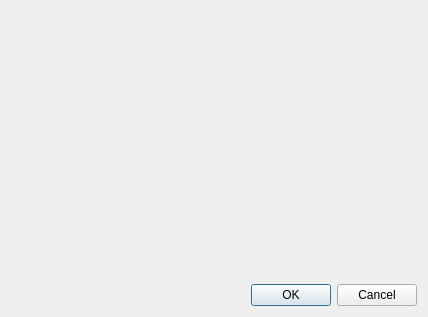
<?xml version="1.0" encoding="UTF-8"?>
<ui version="4.0">
 <class>DataTruncateDialog</class>
 <widget class="QDialog" name="DataTruncateDialog">
  <property name="geometry">
   <rect>
    <x>0</x>
    <y>0</y>
    <width>428</width>
    <height>317</height>
   </rect>
  </property>
  <property name="windowTitle">
   <string>Truncate</string>
  </property>
  <layout class="QVBoxLayout" name="verticalLayout">
   <item>
    <widget class="CheckableView" name="tables" native="true"/>
   </item>
   <item>
    <widget class="QDialogButtonBox" name="buttonBox">
     <property name="orientation">
      <enum>Qt::Horizontal</enum>
     </property>
     <property name="standardButtons">
      <set>QDialogButtonBox::Cancel|QDialogButtonBox::Ok</set>
     </property>
    </widget>
   </item>
  </layout>
 </widget>
 <customwidgets>
  <customwidget>
   <class>CheckableView</class>
   <extends>QWidget</extends>
   <header>checkableview.h</header>
   <container>1</container>
  </customwidget>
 </customwidgets>
 <resources/>
 <connections>
  <connection>
   <sender>buttonBox</sender>
   <signal>accepted()</signal>
   <receiver>DataTruncateDialog</receiver>
   <slot>accept()</slot>
   <hints>
    <hint type="sourcelabel">
     <x>248</x>
     <y>254</y>
    </hint>
    <hint type="destinationlabel">
     <x>157</x>
     <y>274</y>
    </hint>
   </hints>
  </connection>
  <connection>
   <sender>buttonBox</sender>
   <signal>rejected()</signal>
   <receiver>DataTruncateDialog</receiver>
   <slot>reject()</slot>
   <hints>
    <hint type="sourcelabel">
     <x>316</x>
     <y>260</y>
    </hint>
    <hint type="destinationlabel">
     <x>286</x>
     <y>274</y>
    </hint>
   </hints>
  </connection>
 </connections>
</ui>
